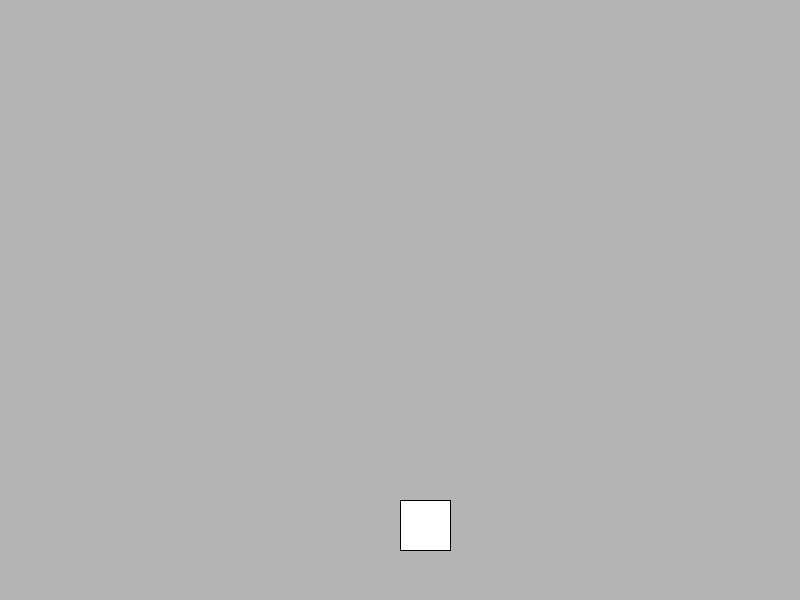
Frame 1 (no input)
Frame 60 (the mouse pressed at the canvas centre just before this capture): identical to frame 1, image omitted
Frame 120 (the mouse held since frame 60 and released just before this capture): identical to frame 1, image omitted

The Processing sketch that drew this single still picture (run headless with seeded random() and noise(); from frame 60 on, the mouse is pressed at the canvas centre):

// Processing sketch: scroller_game
// ── scroller_game.pde
int x_pos,y_pos;
boolean DEBUG;
Gravity gravity;

void setup()
{
  // set debug mode
  DEBUG = true;
  
  // set the window size
  size(800,600);
  
  // set the frame rate
  frameRate(60);
  
  // initiate x and y cordinate of the main character
  x_pos = width/2;
  y_pos = 500;
  
  // draw the main character
  rect(x_pos,y_pos,50,50);
  
  // initialize gravity
  gravity = new Gravity();
  
}

void draw()
{
  gravity.calculatePhysics();
  
  background(180);
  rect(x_pos,gravity.getY(),50,50);
  
}

class Gravity
{
  int y_pos;
  float gravity;
  int vertical_velocity;
  int ground;
  float delta_time;
  boolean in_jump;
  
  Gravity()
  {
    // set the initial object position
    y_pos = 500;
    
    // set the ground to be 500
    ground = 500;
    
    // set the gravity for the system
    gravity = 9.8f;
    
    // initial vertical velocity is zero
    vertical_velocity = 0;
    
    // initiate delta time
    delta_time = 0.0f;
    
    // initialize in jump to false
    in_jump = false;
  }
  void calculatePhysics()
  {
    delta_time = delta_time + 0.01f;
   // Vf^2 = Vi^2 + a * d - we need to calculate the velocity given a = -9.8 - Vf = Vi + a*t
    vertical_velocity = int(vertical_velocity + (gravity * (delta_time)));
    this.y_pos = this.y_pos + vertical_velocity;
    
    if(this.y_pos > ground)
    {
        this.y_pos = ground;
        vertical_velocity = 0;
        in_jump = false;
        delta_time = 0.0f;
    }
    
    // print out vertical velocity and time delta
    if(DEBUG)
    {
      print("velocity = ");
      print(vertical_velocity);
      print("\t time = ");
      println(delta_time);
    }
  
  }
  
  void initiateJump()
  {
    // add to the vertical velocity
    if(!in_jump)
    {
      vertical_velocity = -20;
      delta_time = 0.0f;
      in_jump = true;
    }
  }
  
  int getY()
  {
    return this.y_pos; 
  }
  
}

void mousePressed()
{
  gravity.initiateJump();
}
